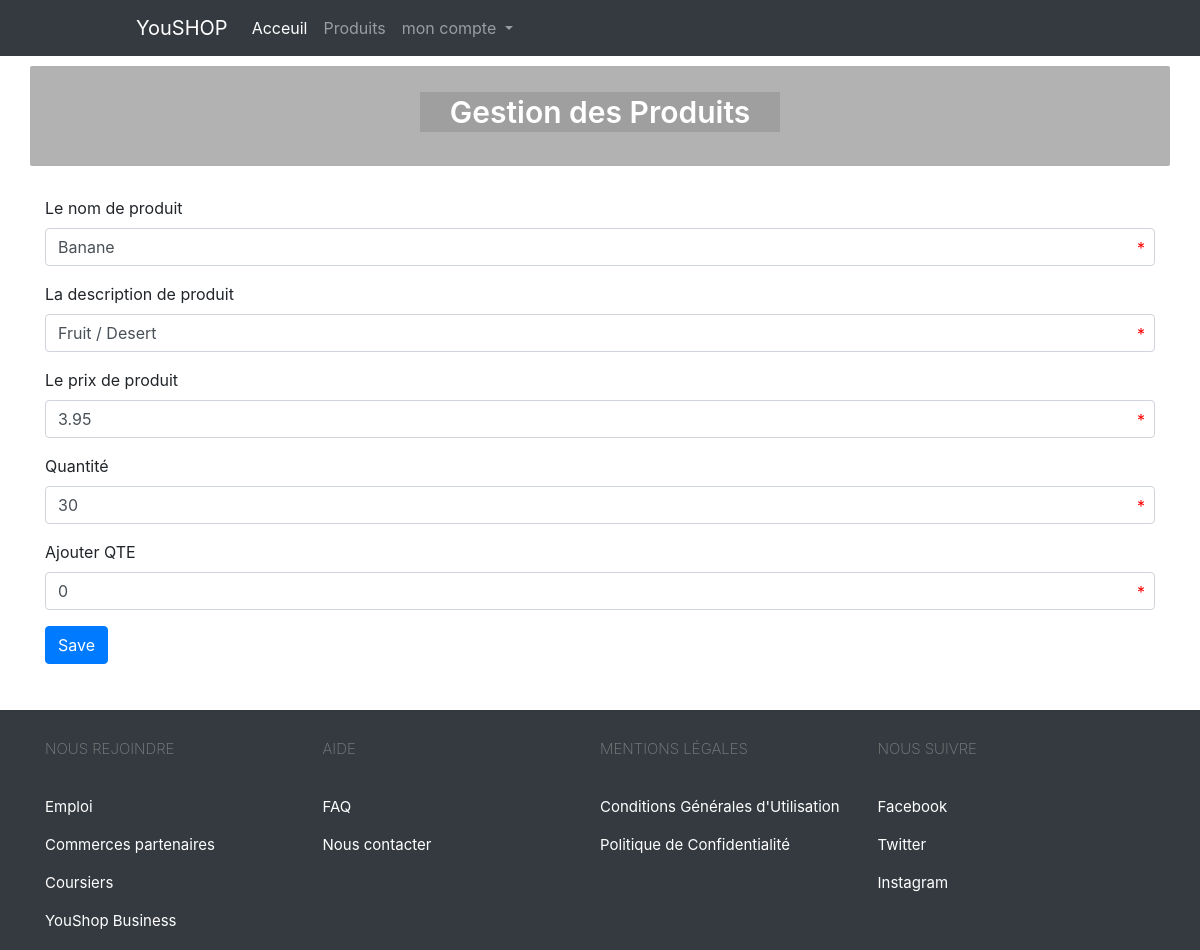
The app's page /manageproducts.php?do=edit&id=4 (signed in) with its own data.
### tables this page shows
CREATE TABLE `products` (
  `id` int(11) NOT NULL,
  `name` varchar(255) NOT NULL,
  `description` varchar(255) NOT NULL,
  `price` float NOT NULL,
  `date` date NOT NULL,
  `qte` int(11) NOT NULL DEFAULT 0
);

### manageproducts.php (the view, shortened to what this page needs)
<?php
if (isset($_SESSION['admin'])) {
    include "init.php";
    $do = isset($_GET['do']) ? $_GET['do'] : 'manage';
    if ($do == 'manage') {
        $stmt = $db->prepare("SELECT * FROM products");
        $stmt->execute(array());
        $rows = $stmt->fetchAll();
?>
        <div class="container">
            <div class="blank"></div>
            <div class="table-responsive table-center text-center">
                <table class="table table-striped">
                    <thead>
                        <tr>
                            <th scope="col">#ID</th>
                            <th scope="col">Image de produit</th>
                            <th scope="col">Nom de produit</th>
                            <th scope="col">Descripton de produit</th>
                            <th scope="col">Prix de produit</th>
                            <th scope="col">Quantité</th>
                            <th scope="col">Date d<?= '\'' ?>ajoute</th>
                            <th scope="col">Controle</th>
                        </tr>
                    </thead>
                    <?php
                    foreach ($rows as $row) {
                    ?>
                        <tbody>
                            <tr>
                                <th scope="row"><?php echo $row['id'] ?></th>
                                <td><img id="img_product" src="layout/images/<?php echo $row['name'] ?>.png" alt=""></td>
                                <td><?php echo $row['name'] ?></td>
                                <td><?php echo $row['description'] ?></td>
                                <td><?php echo number_format((float) $row['price'], 2, ',', ''); ?> DH</td>
                                <td><?php echo $row['qte'] ?></td>
                                <td><?php echo $row['date'] ?></td>
                                <td>
                                    <a href="?do=edit&id=<?php echo $row['id'] ?>" class="btn btn-success"><i class="fas fa-edit"></i></a>
                                    <a href="?do=delete&id=<?php echo $row['id'] ?>" class="btn btn-danger confirm"><i class="fas fa-trash"></i></a>
                                </td>
                            </tr>
                        </tbody>
                    <?php } ?>
                </table>
            </div>
            <a href="?do=add" class="btn btn-primary"><i class="fas fa-plus"></i>Ajouter produit</a>
        </div>
        <?php
    } elseif ($do == 'edit') {
        $id = isset($_GET['id']) && is_numeric($_GET['id']) ? intval($_GET['id']) : 0;
        $stmt = $db->prepare("SELECT * FROM products WHERE id = ? LIMIT 1");
        $stmt->execute(array($id));
        $row = $stmt->fetch();
        $count = $stmt->rowCount();
        if ($count > 0) {
        ?>
            <div class="blank"></div>
            <div class="container">
                <form action="?do=update" method="POST">
                    <div class="form-group">
                        <label for="formGroupExampleInput">Le nom de produit</label>
                        <input name="name" type="text" class="form-control" id="UserName" value="<?php echo $row['name'] ?>" autocomplete="off" required>
                    </div>
                    <div class="form-group">
                        <label for="formGroupExampleInput">La description de produit</label>
                        <input name="description" type="text" class="form-control" id="UserName" value="<?php echo $row['description'] ?>" autocomplete="off" required>
                    </div>
                    <div class="form-group">
                        <label for="formGroupExampleInput">Le prix de produit</label>
                        <input name="price" type="text" class="form-control" id="UserName" value="<?php echo $row['price'] ?>" autocomplete="off" required>
                    </div>
                    <div class="form-group">
                        <label for="formGroupExampleInput">Quantité</label>
                        <input name="qte" type="number" class="form-control" id="UserName" value="<?php echo $row['qte'] ?>" autocomplete="off" required>
                    </div>
                    <div class="form-group">
                        <label for="formGroupExampleInput">Ajouter QTE</label>
                        <input name="addqte" type="number" class="form-control" id="UserName" value="0" autocomplete="off" required>
                    </div>
                    <div class="form-group">
                        <input type="submit" value="Save" class="btn btn-primary">
                    </div>
                </form>
            </div>
<?php
        } else {
            $errorMsg = 'Tu peut pas entrer directement dans cette page';
            redirect($errorMsg, 5);
        }
    }
    include $tplDirName . "footer.php";
} else {
    header('location: index.php');
}

### layout/css/backend.css (style rules this page uses)
.blank { height: 30px; }
.form-group { position: relative; }

### records on screen
products: name "Banane", description "Fruit / Desert", price "3.95", qte "30"

### other values on screen
$titleOfPage "Gestion des Produits"
